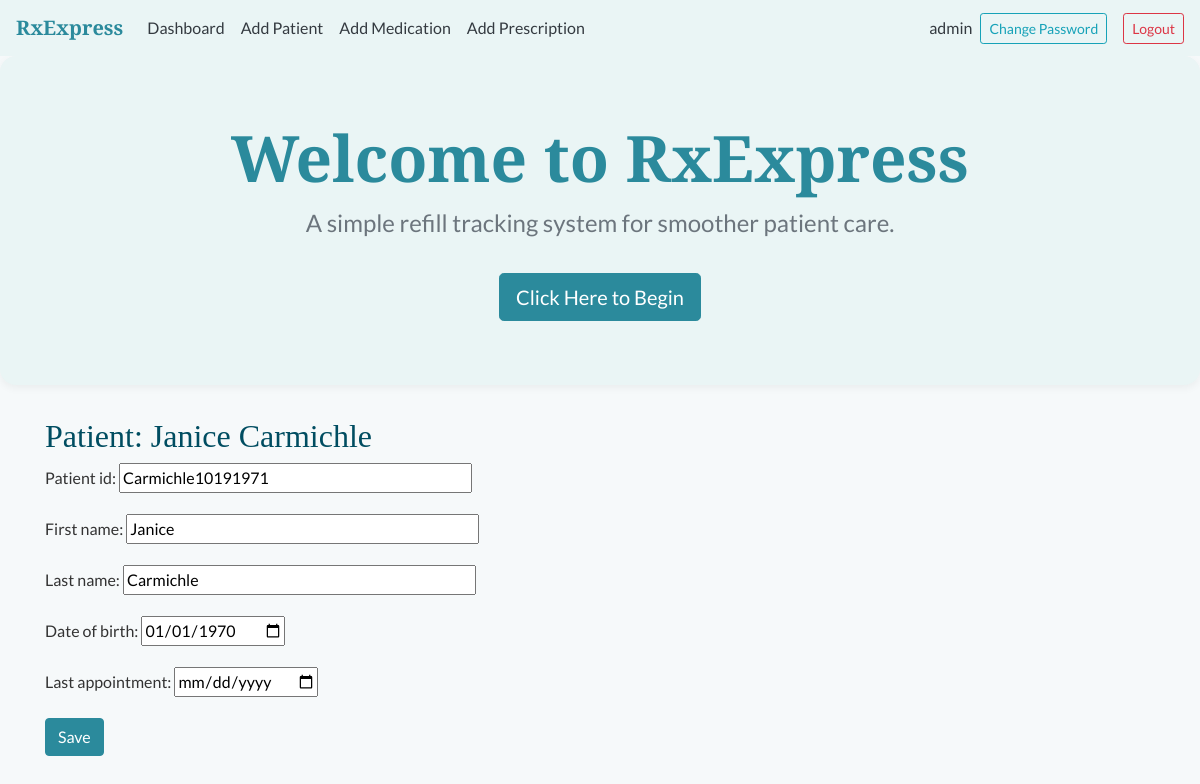
Before: /patients/9/ (signed in) with the older database file.
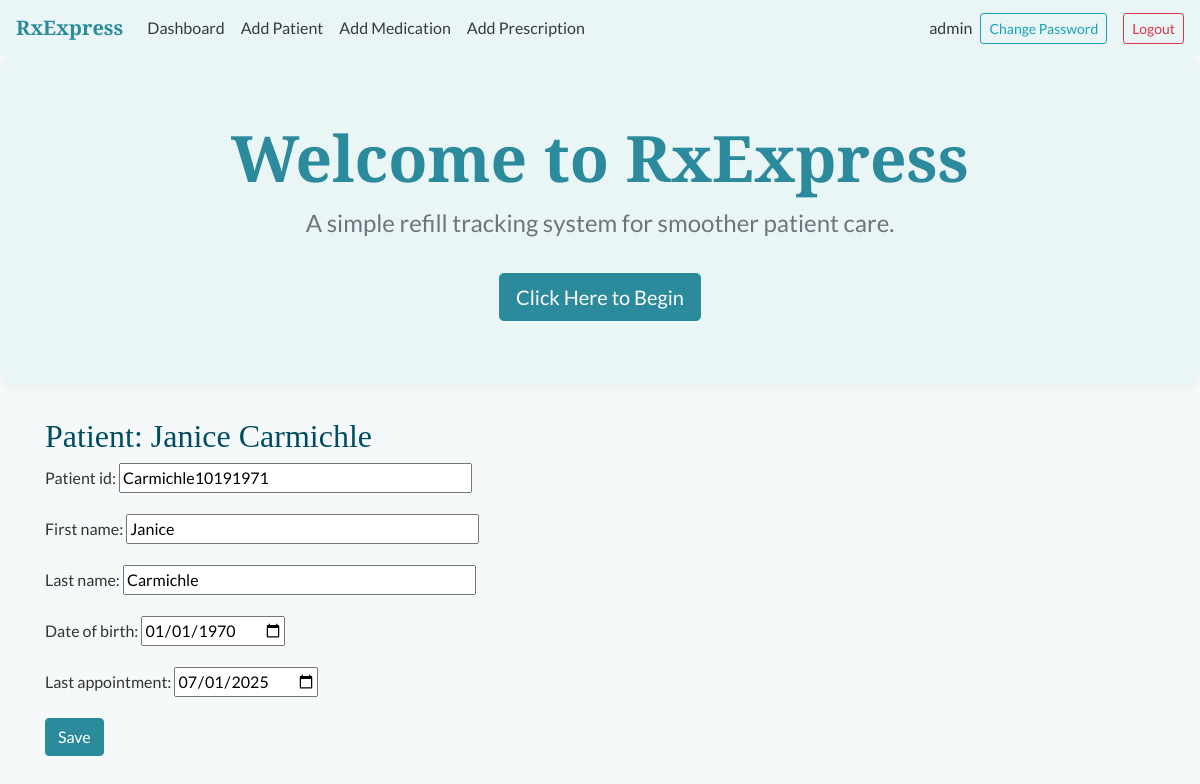
After: the same page with the newer database file.
### rxexpress/models.py (models this page shows, shortened)
class Patient(models.Model):
    patient_id = models.CharField(max_length=50, unique=True, null=True, blank=True)
    first_name = models.CharField(max_length=50)
    last_name = models.CharField(max_length=50)
    date_of_birth = models.DateField(null=True, blank=True)
    last_appointment = models.DateField(null=True, blank=True)
    last_fill_date = models.DateField(null=True, blank=True)

### rxexpress/views.py (the view)
# urls.py: path('patients/<int:pk>/', views.patient_detail_view, name='patient_detail'),
@login_required
def patient_detail_view(request, pk):
    patient = get_object_or_404(Patient, pk=pk)
    prescriptions = patient.prescriptions.select_related('medication')
    if request.method == 'POST':
        form = PatientForm(request.POST, instance=patient)
        if form.is_valid():
            form.save()
            return redirect('patient_detail', pk=patient.pk)
    else:
        form = PatientForm(instance=patient)
    return render(request, 'patient_detail.html', {'patient': patient, 'form': form, 'prescriptions': prescriptions})

### rxexpress/forms.py
class PatientForm(forms.ModelForm):
    class Meta:
        model = Patient
        fields = ['patient_id', 'first_name', 'last_name', 'date_of_birth', 'last_appointment']
        widgets = {
            'patient_id': forms.TextInput(attrs={'placeholder': 'Last Name + DOB(MMDDYYYY)', 'size': 40}),
            'first_name': forms.TextInput(attrs={'placeholder': 'Enter first name', 'size': 40}),
            'last_name': forms.TextInput(attrs={'placeholder': 'Enter last name', 'size': 40}),
            'date_of_birth': forms.TextInput(attrs={'placeholder': 'MM/DD/YYYY', 'type': 'date'}),
            'last_appointment': forms.TextInput(attrs={'placeholder': 'MM/DD/YYYY', 'type': 'date'})
        }

### rxexpress/templates/patient_detail.html (shortened to what this page needs)
{% extends "index.html" %}
{% block content %}
<div class="container mt-4">
  <h2>Patient: {{ patient.first_name }} {{ patient.last_name }}</h2>
  <form method="post">
    {{ form.as_p }}
    <button class="btn btn-primary" type="submit">Save</button>
  </form>
</div>
{% endblock %}

Changed rows visible on the page:
changed Patient "Janice": last_appointment (not shown) → "07/01/2025"
